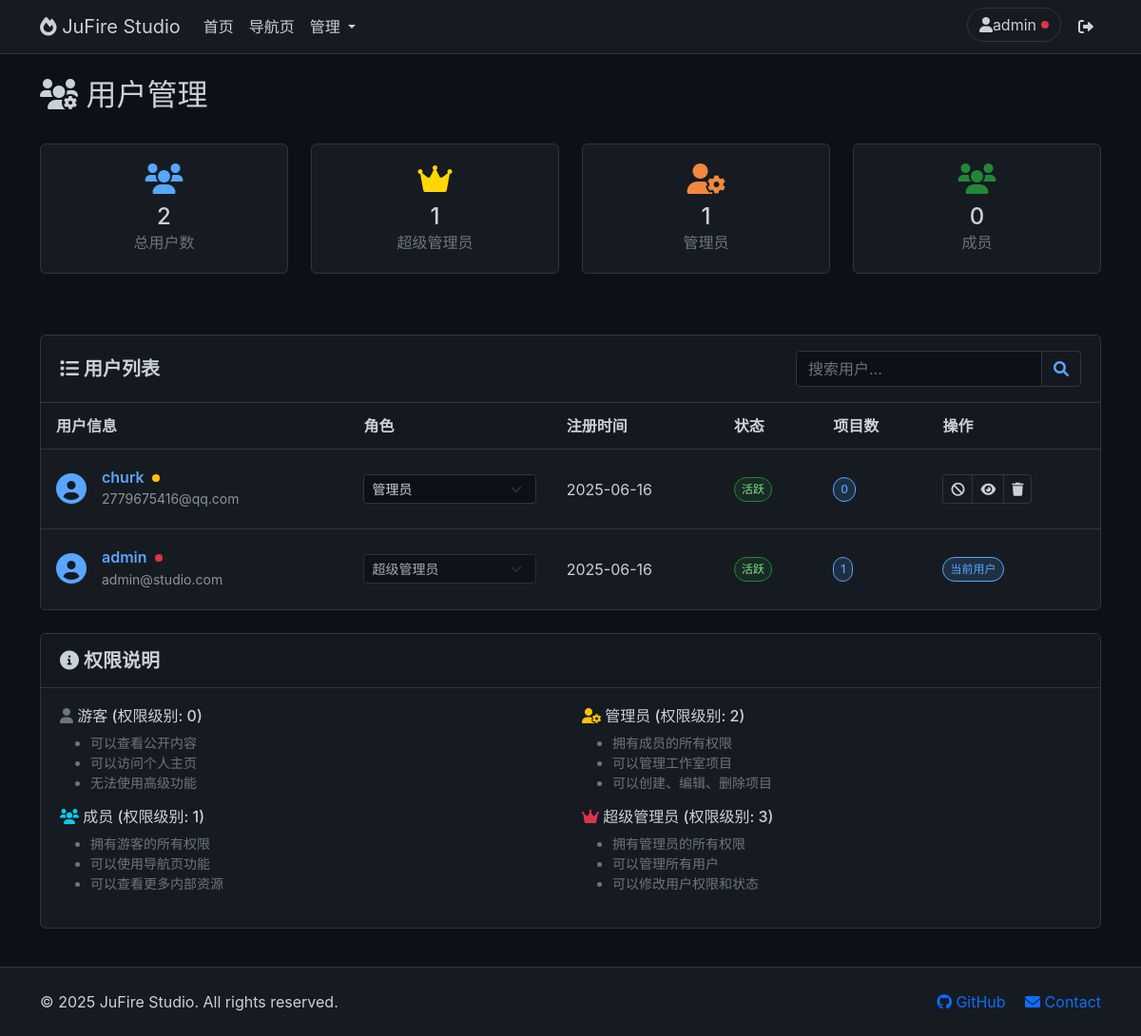
Before: /admin/users (signed in) with the older database file.
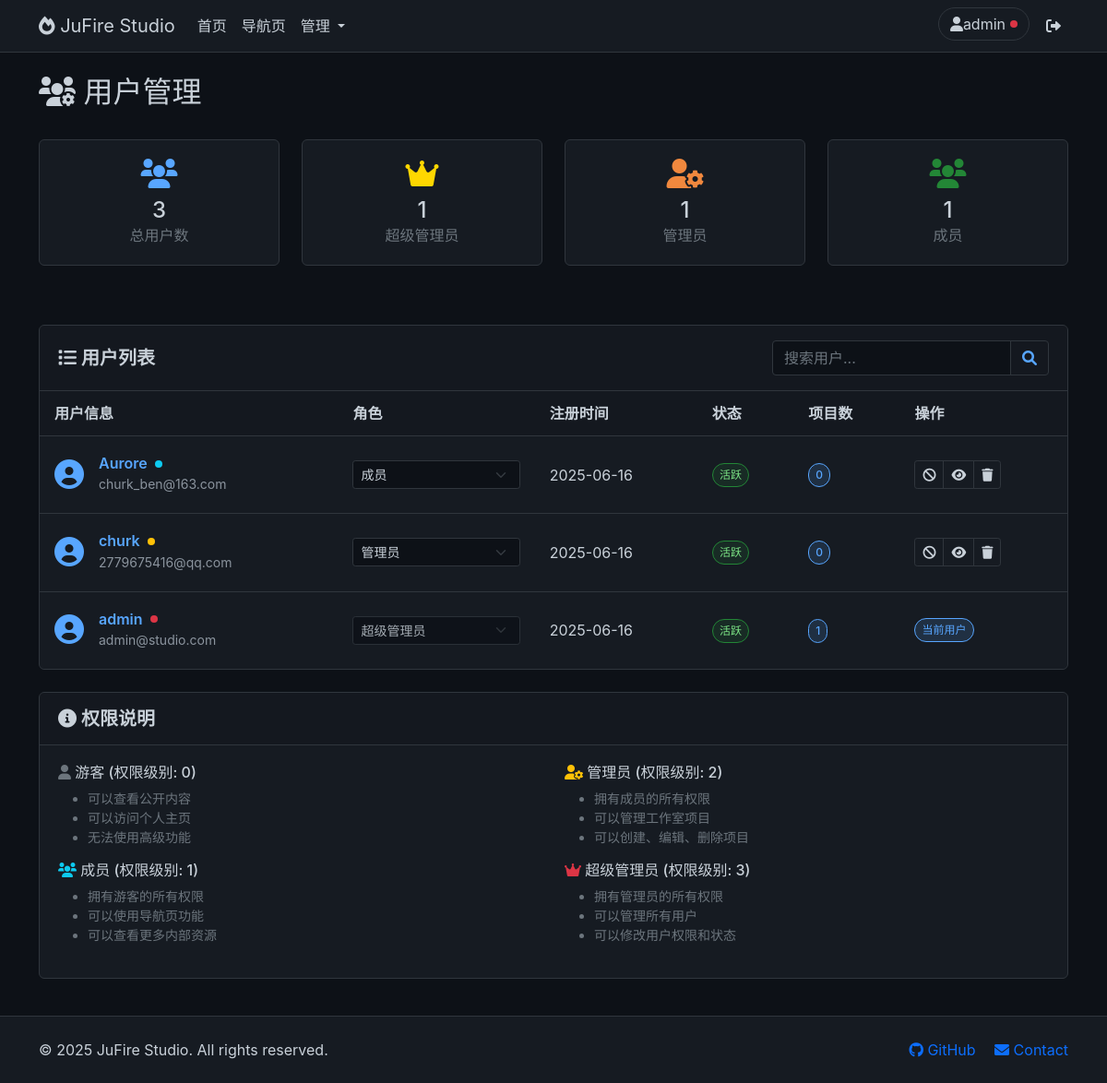
After: the same page with the newer database file.
### app.py (models this page shows, shortened)
class User(db.Model):
    id = db.Column(db.Integer, primary_key=True)
    username = db.Column(db.String(80), unique=True, nullable=False)
    email = db.Column(db.String(120), unique=True, nullable=False)
    password_hash = db.Column(db.String(120), nullable=False)
    role = db.Column(db.Integer, default=ROLE_GUEST)
    created_at = db.Column(db.DateTime, default=datetime.now)
    is_active = db.Column(db.Boolean, default=True)

### app.py (the view)
        def decorated_function(*args, **kwargs):
            if "user_id" not in session:
                return redirect(url_for("login"))
            user = User.query.get(session["user_id"])
            if not user or user.role < min_role:
                flash("权限不足", "error")
                return redirect(url_for("index"))
            return f(*args, **kwargs)

### templates/admin/users.html (shortened to what this page needs)
{% extends "base.html" %}
{% block content %}
<div class="container mt-4">
    <div class="row">
        <div class="col-12">
            <div class="d-flex justify-content-between align-items-center mb-4">
                <h2><i class="fas fa-users-cog"></i> 用户管理</h2>
            </div>
        </div>
    </div>
    <div class="row mb-4">
        <div class="col-md-3 col-6 mb-3">
            <div class="card text-center">
                <div class="card-body">
                    <i class="fas fa-users" style="font-size: 2rem; color: var(--github-accent);"></i>
                    <h4 class="mt-2 mb-0">{{ users|length }}</h4>
                    <p class="text-muted mb-0">总用户数</p>
                </div>
            </div>
        </div>
        <div class="col-md-3 col-6 mb-3">
            <div class="card text-center">
                <div class="card-body">
                    <i class="fas fa-crown" style="font-size: 2rem; color: #ffd700;"></i>
                    <h4 class="mt-2 mb-0">{{ users|selectattr('role', 'equalto', 3)|list|length }}</h4>
                    <p class="text-muted mb-0">超级管理员</p>
                </div>
            </div>
        </div>
        <div class="col-md-3 col-6 mb-3">
            <div class="card text-center">
                <div class="card-body">
                    <i class="fas fa-user-cog" style="font-size: 2rem; color: var(--github-warning);"></i>
                    <h4 class="mt-2 mb-0">{{ users|selectattr('role', 'equalto', 2)|list|length }}</h4>
                    <p class="text-muted mb-0">管理员</p>
                </div>
            </div>
        </div>
        <div class="col-md-3 col-6 mb-3">
            <div class="card text-center">
                <div class="card-body">
                    <i class="fas fa-users" style="font-size: 2rem; color: var(--github-success);"></i>
                    <h4 class="mt-2 mb-0">{{ users|selectattr('role', 'equalto', 1)|list|length }}</h4>
                    <p class="text-muted mb-0">成员</p>
                </div>
            </div>
        </div>
    </div>
    <div class="card">
        <div class="card-header d-flex justify-content-between align-items-center">
            <h5 class="mb-0"><i class="fas fa-list"></i> 用户列表</h5>
            <div class="input-group" style="width: 300px;">
                <input type="text" class="form-control" id="searchInput" placeholder="搜索用户...">
                <button class="btn btn-outline-primary" type="button">
                    <i class="fas fa-search"></i>
                </button>
            </div>
        </div>
        <div class="card-body">
            {% if users %}
            <div class="table-responsive">
                <table class="table table-hover" id="usersTable">
                    <thead>
                        <tr>
                            <th>用户信息</th>
                            <th>角色</th>
                            <th>注册时间</th>
                            <th>状态</th>
                            <th>项目数</th>
                            <th>操作</th>
                        </tr>
                    </thead>
                    <tbody>
                        {% for user in users %}
                        {% set user_active_js = 'true' if user.is_active else 'false' %}
                        <tr data-user-id="{{ user.id }}">
                            <td>
                                <div class="d-flex align-items-center">
                                    <div class="me-3">
                                        <i class="fas fa-user-circle"
                                            style="font-size: 2rem; color: var(--github-accent);"></i>
                                    </div>
                                    <div>
                                        <h6 class="mb-0">
                                            {{ user.username }}
                                            <span class="ms-1"
                                                style="display: inline-block; width: 8px; height: 8px; border-radius: 50%; background-color: {% if user.role == 3 %}var(--bs-danger){% elif user.role == 2 %}var(--bs-warning){% elif user.role == 1 %}var(--bs-info){% else %}var(--bs-secondary){% endif %}; vertical-align: middle; position: relative; top: -1px;"></span>
                                        </h6>
                                        <small class="text-muted">{{ user.email }}</small>
                                    </div>
                                </div>
                            </td>
                            <td>
                                <select class="form-select form-select-sm role-select" data-user-id="{{ user.id }}" {%
                                    if user.id==current_user.id %}disabled{% endif %}>
                                    <option value="1" {% if user.role==1 %}selected{% endif %}>成员</option>
                                    <option value="2" {% if user.role==2 %}selected{% endif %}>管理员</option>
                                    <option value="3" {% if user.role==3 %}selected{% endif %}>超级管理员</option>
                                </select>
                            </td>
                            <td>{{ user.created_at.strftime('%Y-%m-%d') }}</td>
                            <td>
                                {% if user.is_active %}
                                <span class="status-badge status-active">活跃</span>
                                {% else %}
                                <span class="status-badge status-inactive">禁用</span>
                                {% endif %}
                            </td>
                            <td>
                                <span class="status-badge"
                                    style="background-color: rgba(88, 166, 255, 0.15); color: var(--github-accent); border: 1px solid var(--github-accent);">{{
                                    user.projects|length }}</span>
                            </td>
                            <td>
                                <div class="btn-group btn-group-sm" role="group">
                                    {% if user.id != current_user.id %}
                                    <button class="btn btn-outline-warning"
                                        onclick="toggleUserStatus({{ user.id }}, {{ user_active_js }})"
                                        title="{% if user.is_active %}禁用用户{% else %}启用用户{% endif %}">
                                        <i class="fas fa-{% if user.is_active %}ban{% else %}check{% endif %}"></i>
                                    </button>
                                    <button class="btn btn-outline-info" onclick="viewUserDetails({{ user.id }})"
                                        title="查看详情">
                                        <i class="fas fa-eye"></i>
                                    </button>
                                    <button class="btn btn-outline-danger" onclick="deleteUser({{ user.id }})"
                                        title="删除用户">
                                        <i class="fas fa-trash"></i>
                                    </button>
                                    {% else %}
                                    <span class="status-badge"
                                        style="background-color: rgba(88, 166, 255, 0.15); color: var(--github-accent); border: 1px solid var(--github-accent);">当前用户</span>
                                    {% endif %}
                                </div>
                            </td>
                        </tr>
                        {% endfor %}
                    </tbody>
                </table>
            </div>
            {% else %}
            <div class="text-center py-5">
                <i class="fas fa-users" style="font-size: 4rem; color: var(--github-text-secondary);"></i>
                <h4 class="mt-3 text-muted">暂无用户</h4>
                <p class="text-muted">系统中还没有注册用户</p>
            </div>
            {% endif %}
        </div>
    </div>
    <div class="card mt-4">
        <div class="card-header">
            <h5 class="mb-0"><i class="fas fa-info-circle"></i> 权限说明</h5>
        </div>
        <div class="card-body">
            <div class="row">
                <div class="col-md-6">
                    <h6><i class="fas fa-user text-secondary"></i> 游客 (权限级别: 0)</h6>
                    <ul class="small text-muted">
                        <li>可以查看公开内容</li>
                        <li>可以访问个人主页</li>
                        <li>无法使用高级功能</li>
                    </ul>
                    <h6><i class="fas fa-users text-info"></i> 成员 (权限级别: 1)</h6>
                    <ul class="small text-muted">
                        <li>拥有游客的所有权限</li>
                        <li>可以使用导航页功能</li>
                        <li>可以查看更多内部资源</li>
                    </ul>
                </div>
                <div class="col-md-6">
                    <h6><i class="fas fa-user-cog text-warning"></i> 管理员 (权限级别: 2)</h6>
                    <ul class="small text-muted">
                        <li>拥有成员的所有权限</li>
                        <li>可以管理工作室项目</li>
                        <li>可以创建、编辑、删除项目</li>
                    </ul>
                    <h6><i class="fas fa-crown text-danger"></i> 超级管理员 (权限级别: 3)</h6>
                    <ul class="small text-muted">
                        <li>拥有管理员的所有权限</li>
                        <li>可以管理所有用户</li>
                        <li>可以修改用户权限和状态</li>
                    </ul>
                </div>
            </div>
        </div>
    </div>
</div>
{% endblock %}

### templates/base.html (shortened to what this page needs)
<!DOCTYPE html>
<html lang="zh-CN">
<head>
    <link href="https://cdn.jsdelivr.net/npm/bootstrap@5.1.3/dist/css/bootstrap.min.css" rel="stylesheet">
    <link href="https://cdnjs.cloudflare.com/ajax/libs/font-awesome/6.0.0/css/all.min.css" rel="stylesheet">
    <link href="{{ url_for('static', filename='css/style.css') }}" rel="stylesheet">
</head>
<body>
    <nav class="navbar navbar-expand-lg navbar-dark">
        <div class="container">
            <a class="navbar-brand" href="{{ url_for('index') }}">
                <i class="fas fa-fire"></i> JuFire Studio
            </a>
            <div class="collapse navbar-collapse" id="navbarNav">
                <ul class="navbar-nav me-auto">
                    <li class="nav-item">
                        <a class="nav-link" href="{{ url_for('index') }}">首页</a>
                    </li>
                    {% if current_user and current_user.role >= 1 %}
                    <li class="nav-item">
                        <a class="nav-link" href="{{ url_for('navigation') }}">导航页</a>
                    </li>
                    {% endif %}
                    {% if current_user and current_user.role >= 2 %}
                    <li class="nav-item dropdown">
                        <a class="nav-link dropdown-toggle" href="#" id="adminDropdown" role="button"
                            data-bs-toggle="dropdown">
                            管理
                        </a>
                    </li>
                    {% endif %}
                </ul>
                <ul class="navbar-nav">
                    {% if current_user %}
                    <li class="nav-item">
                        <a class="nav-link" href="{{ url_for('profile') }}"
                            style="border: 1px solid var(--github-border); border-radius: 20px; padding: 5px 12px; display: flex; align-items: center; justify-content: center;">
                            <i class="fas fa-user"></i> {{ current_user.username }}
                            {% if current_user.role == 0 %}
                            <span class="badge rounded-circle bg-secondary"
                                style="width: 8px; height: 8px; padding: 0; display: inline-block; margin-left: 5px;"
                                title="权限等级: {{ current_user.role }} (普通用户)"></span>
                            {% elif current_user.role == 1 %}
                            <span class="badge rounded-circle bg-info"
                                style="width: 8px; height: 8px; padding: 0; display: inline-block; margin-left: 5px;"
                                title="权限等级: {{ current_user.role }} (高级用户)"></span>
                            {% elif current_user.role == 2 %}
                            <span class="badge rounded-circle bg-warning"
                                style="width: 8px; height: 8px; padding: 0; display: inline-block; margin-left: 5px;"
                                title="权限等级: {{ current_user.role }} (管理员)"></span>
                            {% elif current_user.role >= 3 %}
                            <span class="badge rounded-circle bg-danger"
                                style="width: 8px; height: 8px; padding: 0; display: inline-block; margin-left: 5px;"
                                title="权限等级: {{ current_user.role }} (超级管理员)"></span>
                            {% endif %}
                        </a>
                    </li>
                    <li class="nav-item" style="margin-left: 10px;">
                        <a class="nav-link" href="{{ url_for('logout') }}" title="退出登录">
                            <i class="fas fa-sign-out-alt"></i>
                        </a>
                    </li>
                    {% endif %}
                </ul>
            </div>
        </div>
    </nav>
    <div id="messages" class="toast-container position-fixed bottom-0 end-0 p-3"></div>
    <main>
        {% block content %}{% endblock %}
    </main>
    <footer class="footer py-4">
        <div class="container">
            <div class="row">
                <div class="col-md-6">
                    <p class="mb-0">&copy; 2025 JuFire Studio. All rights reserved.</p>
                </div>
                <div class="col-md-6 text-end">
                    <a href="#" class="text-decoration-none me-3">
                        <i class="fab fa-github"></i> GitHub
                    </a>
                    <a href="#" class="text-decoration-none">
                        <i class="fas fa-envelope"></i> Contact
                    </a>
                </div>
            </div>
        </div>
    </footer>
</body>
</html>

Changed rows visible on the page:
added User: username "Aurore", email "churk_ben@163.com", role+id "成员", created_at "2025-06-16", is_active "活跃", projects|length "0"
Other visible differences:
{{ users|length }}: "2" → "3"
{{ users|selectattr('role', 'equalto', 1)|list|length }}: "0" → "1"
